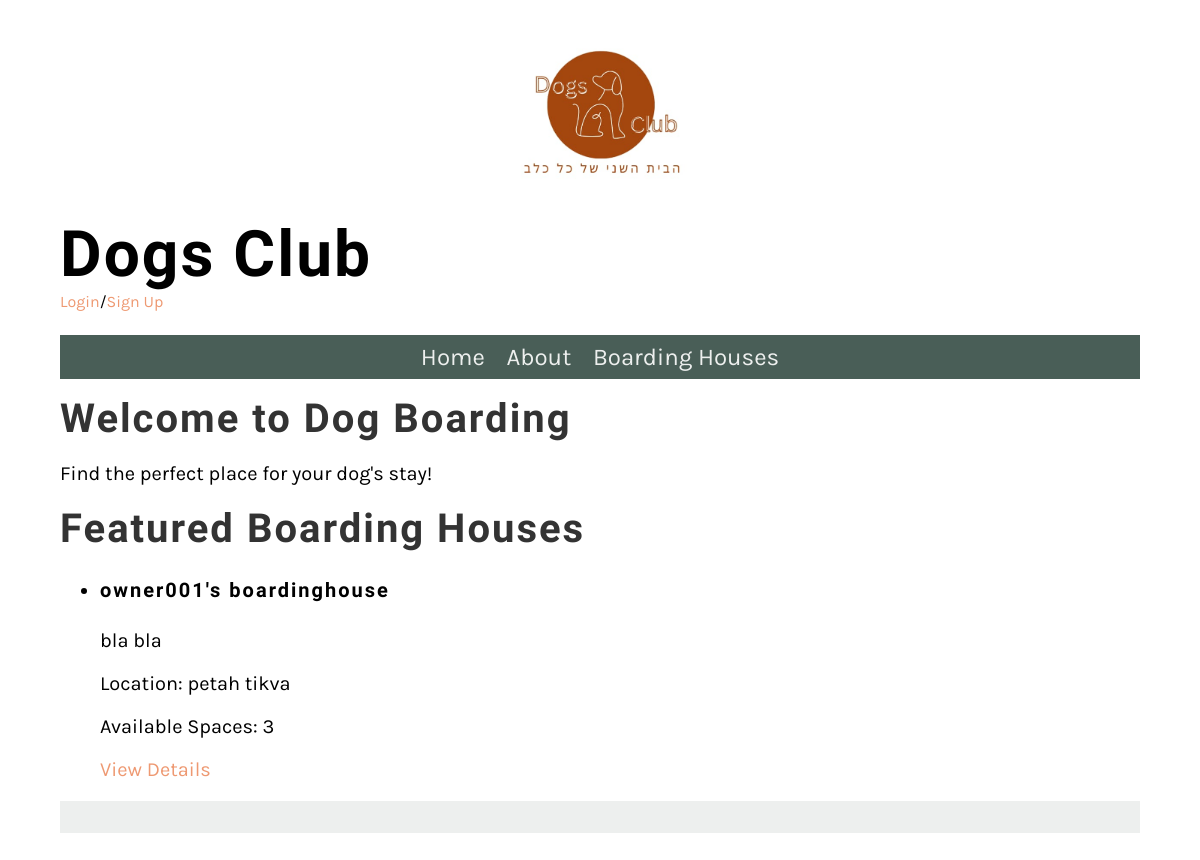
The app's page /Website/, older data.
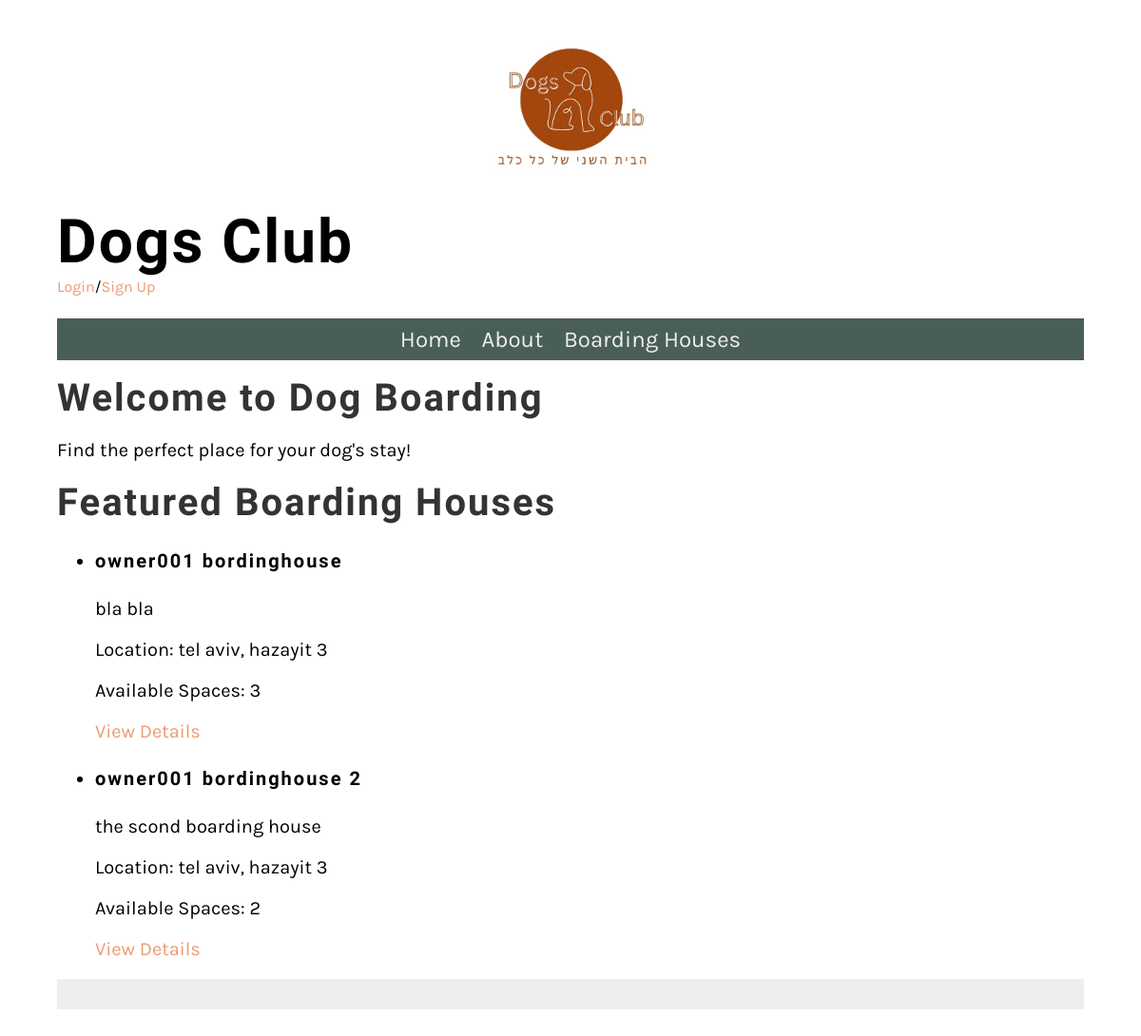
The same page, newer data.
### Website/models.py (models this page shows, shortened)
class BoardingHouse(models.Model):
    user = models.ForeignKey(User, on_delete=models.CASCADE)
    name = models.CharField(max_length=255)
    description = models.TextField()
    location = models.CharField(max_length=255)
    contact_details = models.CharField(max_length=255)
    available_spaces = models.PositiveIntegerField()

### Website/views.py (the view)
# urls.py: path('', HomeView.as_view(), name='home'),
class HomeView(View):
    def _highest_rated_boardinghouses():
        boardinghouses = BoardingHouse.objects.all()
        return boardinghouses[:2]
    def get(self, request, *args, **kwargs):
        featured_boardinghouses = HomeView._highest_rated_boardinghouses()
        return render(request, 'home.html', {'featured_boardinghouses': HomeView._highest_rated_boardinghouses()})

### Website/templates/home.html (shortened to what this page needs)
{% extends 'base.html' %}
{% block content %}
    <h2>Welcome to Dog Boarding</h2>
    <p>Find the perfect place for your dog's stay!</p>
    <h2>Featured Boarding Houses</h2>
    <ul>
        {% for boardinghouse in featured_boardinghouses %}
            <li>
                <h4>{{ boardinghouse.name }}</h4>
                <p>{{ boardinghouse.description }}</p>
                <p>Location: {{ boardinghouse.location }}</p>
                <p>Available Spaces: {{ boardinghouse.available_spaces }}</p>
                <a href="{% url 'boardinghouse_detail' boardinghouse.id %}">View Details</a>
            </li>
        {% endfor %}
    </ul>
{% endblock %}

Row changes from the older to the newer data that the page shows:
removed BoardingHouse: name "owner001's boardinghouse", description "bla bla", location "petah tikva", available_spaces "3"
added BoardingHouse: name "owner001 bordinghouse", description "bla bla", location "tel aviv, hazayit 3", available_spaces "3"
added BoardingHouse: name "owner001 bordinghouse 2", description "the scond boarding house", location "tel aviv, hazayit 3", available_spaces "2"
